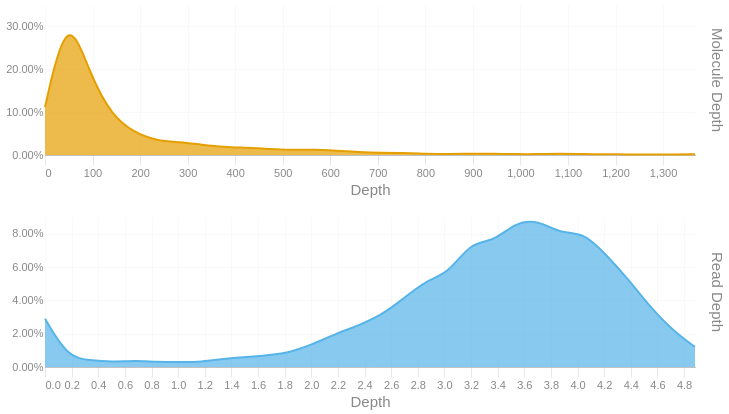

The notebook cell this image was saved under:
### Code cell
readdep = depth_hist(tb['Read Depth'], q99, 3)
readdep = readdep.with_columns(pl.lit('Read Depth').alias('Metric'))
if not SKIPLR:
    moldep = depth_hist(tb['Molecule Depth'], mol_q99, 1)
    moldep = moldep.with_columns(pl.lit('Molecule Depth').alias('Metric'))
    _hist = pl.concat([readdep, moldep])
    _hist = _hist.filter(pl.col('Proportion') != 0)
    with SafeRender(_hist):
        (
            alt.Chart(_hist)        
            .mark_area(interpolate = "basis")
            .encode(
                x=alt.X('Bin:Q').scale(domainMin=0).axis(alt.Axis(title='Depth')),
                y = alt.Y('Proportion:Q', title = None).axis(format = '.2%'),
                color = alt.Color('Metric:N').legend(None),
                row = alt.Row("Metric:N").header(title = None, labelOrient = 'right'),
                tooltip = [
                    alt.Tooltip("Metric:N", title = "Metric"),
                    alt.Tooltip('Interval:N', title = "Depth Interval"),
                    alt.Tooltip('Proportion:Q', title = "% Alignments").format('.2%')
                ]
            )
            .resolve_scale(x='independent', y='independent')
            .properties(
                height = 150, width = 650,
                usermeta={'embedOptions': {'downloadFileName': f'{samplename}.depth.hist'}}
            )
        ).display()
else:
    readdep = readdep.filter(pl.col('Proportion') != 0)
    with SafeRender(readdep):
        (
            alt.Chart(readdep)        
            .mark_area(interpolate = "basis")
            .encode(
                x=alt.X('Bin:Q').scale(domainMin=0).axis(alt.Axis(title='Depth')),
                y = alt.Y('Proportion:Q', title = None).axis(format = '.2%'),
                tooltip = [
                    alt.Tooltip('Interval:N', title = "Depth Interval"),
                    alt.Tooltip('Proportion:Q', title = "% Alignments").format('.2%')
                ]
            )
            .properties(
                usermeta={'embedOptions': {'downloadFileName': f'{samplename}.depth.hist'}}
            )
        ).display()

### Figure 1 — Vega-Lite specification as saved in the notebook (floating-point values rounded to 4 significant figures)
{"width": 650, "height": 150, "config": {"title": {"anchor": "start", "dy": -15, "fontSize": 18, "color": "#888888", "subtitleColor": "#888888", "subtitleFontSize": 14}, "arc": {"fill": "#0072B2"}, "axis": {"domainColor": "#888888", "domainWidth": 0.5, "gridWidth": 0.2, "grid": false, "titleFontWeight": 400, "titleFontSize": 15, "labelFontSize": 11, "labelColor": "#888888", "tickColor": "#888888", "tickWidth": 0.2, "titleColor": "#888888"}, "axisBand": {"grid": false}, "axisX": {"grid": true, "tickSize": 10, "domainCap": "round"}, "axisY": {"domain": false, "grid": true, "tickSize": 0, "domainCap": "round"}, "background": "transparent", "header": {"labelFontSize": 15, "labelColor": "#888888", "titleFontSize": 15, "titleFontWeight": 600, "titleColor": "#888888"}, "legend": {"labelFont": "sans-serif", "labelFontSize": 12, "labelColor": "#888888", "symbolSize": 100, "symbolType": "circle", "titleFontSize": 12, "titlePadding": 10, "titleColor": "#888888", "title": null}, "range": {"category": ["#E69F00", "#56B4E9", "#009E73", "#F0E442", "#0072B2", "#D55E00", "#CC79A7", "#000000"], "diverging": ["#cfe8f3", "#a2d4ec", "#73bfe2", "#46abdb", "#1696d2", "#12719e"]}, "area": {"fill": "#0072B2", "fillOpacity": 0.7, "line": true, "strokeOpacity": 0.7}, "line": {"color": "#0072B2", "stroke": "#0072B2", "strokeWidth": 2}, "trail": {"color": "#0072B2", "stroke": "#0072B2", "strokeWidth": 0, "size": 1}, "point": {"filled": true, "fillOpacity": 1.0, "size": 95}, "text": {"color": "#888888", "fontSize": 11, "align": "right", "fontWeight": 400, "size": 11}, "bar": {"fill": "#0072B2", "stroke": null}, "view": {"stroke": null, "continuousWidth": 660, "continuousHeight": 400}}, "data": {"name": "data-82d14aa25e075515201f00d7c3af29d5"}, "mark": {"type": "area", "interpolate": "basis"}, "encoding": {"color": {"field": "Metric", "legend": null, "type": "nominal"}, "row": {"field": "Metric", "header": {"title": null, "labelOrient": "right"}, "type": "nominal"}, "tooltip": [{"field": "Metric", "title": "Metric", "type": "nominal"}, {"field": "Interval", "title": "Depth Interval", "type": "nominal"}, {"field": "Proportion", "format": ".2%", "title": "% Alignments", "type": "quantitative"}], "x": {"axis": {"title": "Depth"}, "field": "Bin", "scale": {"domainMin": 0}, "type": "quantitative"}, "y": {"axis": {"format": ".2%"}, "field": "Proportion", "title": null, "type": "quantitative"}}, "resolve": {"scale": {"x": "independent", "y": "independent"}}, "usermeta": {"embedOptions": {"downloadFileName": "S6_Waccamaw_1684.depth.hist"}}, "$schema": "https://vega.github.io/schema/vega-lite/v6.1.0.json", "datasets": {"data-82d14aa25e075515201f00d7c3af29d5": [{"Bin": 0.0, "Interval": "0.0-0.168", "Proportion": 0.029, "Metric": "Read Depth"}, {"Bin": 0.168, "Interval": "0.168-0.337", "Proportion": 0.006, "Metric": "Read Depth"}, {"Bin": 0.337, "Interval": "0.337-0.505", "Proportion": 0.004, "Metric": "Read Depth"}, {"Bin": 0.505, "Interval": "0.505-0.673", "Proportion": 0.003, "Metric": "Read Depth"}, {"Bin": 0.673, "Interval": "0.673-0.842", "Proportion": 0.004, "Metric": "Read Depth"}, {"Bin": 0.842, "Interval": "0.842-1.01", "Proportion": 0.003, "Metric": "Read Depth"}, {"Bin": 1.01, "Interval": "1.01-1.178", "Proportion": 0.003, "Metric": "Read Depth"}, {"Bin": 1.178, "Interval": "1.178-1.347", "Proportion": 0.003, "Metric": "Read Depth"}, {"Bin": 1.347, "Interval": "1.347-1.515", "Proportion": 0.005, "Metric": "Read Depth"}, {"Bin": 1.515, "Interval": "1.515-1.683", "Proportion": 0.006, "Metric": "Read Depth"}, {"Bin": 1.683, "Interval": "1.683-1.852", "Proportion": 0.007, "Metric": "Read Depth"}, {"Bin": 1.852, "Interval": "1.852-2.02", "Proportion": 0.009, "Metric": "Read Depth"}, {"Bin": 2.02, "Interval": "2.02-2.188", "Proportion": 0.014, "Metric": "Read Depth"}, {"Bin": 2.188, "Interval": "2.188-2.357", "Proportion": 0.02, "Metric": "Read Depth"}, {"Bin": 2.357, "Interval": "2.357-2.525", "Proportion": 0.025, "Metric": "Read Depth"}, {"Bin": 2.525, "Interval": "2.525-2.693", "Proportion": 0.031, "Metric": "Read Depth"}, {"Bin": 2.693, "Interval": "2.693-2.862", "Proportion": 0.041, "Metric": "Read Depth"}, {"Bin": 2.862, "Interval": "2.862-3.03", "Proportion": 0.052, "Metric": "Read Depth"}, {"Bin": 3.03, "Interval": "3.03-3.198", "Proportion": 0.056, "Metric": "Read Depth"}, {"Bin": 3.198, "Interval": "3.198-3.367", "Proportion": 0.075, "Metric": "Read Depth"}, {"Bin": 3.367, "Interval": "3.367-3.535", "Proportion": 0.075, "Metric": "Read Depth"}, {"Bin": 3.535, "Interval": "3.535-3.703", "Proportion": 0.087, "Metric": "Read Depth"}, {"Bin": 3.703, "Interval": "3.703-3.872", "Proportion": 0.088, "Metric": "Read Depth"}, {"Bin": 3.872, "Interval": "3.872-4.04", "Proportion": 0.08, "Metric": "Read Depth"}, {"Bin": 4.04, "Interval": "4.04-4.208", "Proportion": 0.081, "Metric": "Read Depth"}, {"Bin": 4.208, "Interval": "4.208-4.377", "Proportion": 0.068, "Metric": "Read Depth"}, {"Bin": 4.377, "Interval": "4.377-4.545", "Proportion": 0.053, "Metric": "Read Depth"}, {"Bin": 4.545, "Interval": "4.545-4.713", "Proportion": 0.036, "Metric": "Read Depth"}, {"Bin": 4.713, "Interval": "4.713-4.882", "Proportion": 0.022, "Metric": "Read Depth"}, {"Bin": 4.882, "Interval": "4.882-5.05", "Proportion": 0.012, "Metric": "Read Depth"}, {"Bin": 0.0, "Interval": "0.0-47.1", "Proportion": 0.112, "Metric": "Molecule Depth"}, {"Bin": 47.1, "Interval": "47.1-94.3", "Proportion": 0.341, "Metric": "Molecule Depth"}, {"Bin": 94.3, "Interval": "94.3-141.4", "Proportion": 0.188, "Metric": "Molecule Depth"}, {"Bin": 141.4, "Interval": "141.4-188.6", "Proportion": 0.09, "Metric": "Molecule Depth"}, {"Bin": 188.6, "Interval": "188.6-235.7", "Proportion": 0.052, "Metric": "Molecule Depth"}, {"Bin": 235.7, "Interval": "235.7-282.9", "Proportion": 0.033, "Metric": "Molecule Depth"}, {"Bin": 282.9, "Interval": "282.9-330.0", "Proportion": 0.03, "Metric": "Molecule Depth"}, {"Bin": 330.0, "Interval": "330.0-377.1", "Proportion": 0.024, "Metric": "Molecule Depth"}, {"Bin": 377.1, "Interval": "377.1-424.3", "Proportion": 0.019, "Metric": "Molecule Depth"}, {"Bin": 424.3, "Interval": "424.3-471.4", "Proportion": 0.017, "Metric": "Molecule Depth"}, {"Bin": 471.4, "Interval": "471.4-518.6", "Proportion": 0.014, "Metric": "Molecule Depth"}, {"Bin": 518.6, "Interval": "518.6-565.7", "Proportion": 0.012, "Metric": "Molecule Depth"}, {"Bin": 565.7, "Interval": "565.7-612.9", "Proportion": 0.013, "Metric": "Molecule Depth"}, {"Bin": 612.9, "Interval": "612.9-660.0", "Proportion": 0.01, "Metric": "Molecule Depth"}, {"Bin": 660.0, "Interval": "660.0-707.2", "Proportion": 0.007, "Metric": "Molecule Depth"}, {"Bin": 707.2, "Interval": "707.2-754.3", "Proportion": 0.005, "Metric": "Molecule Depth"}, {"Bin": 754.3, "Interval": "754.3-801.4", "Proportion": 0.005, "Metric": "Molecule Depth"}, {"Bin": 801.4, "Interval": "801.4-848.6", "Proportion": 0.003, "Metric": "Molecule Depth"}, {"Bin": 848.6, "Interval": "848.6-895.7", "Proportion": 0.002, "Metric": "Molecule Depth"}, {"Bin": 895.7, "Interval": "895.7-942.9", "Proportion": 0.003, "Metric": "Molecule Depth"}, {"Bin": 942.9, "Interval": "942.9-990.0", "Proportion": 0.003, "Metric": "Molecule Depth"}, {"Bin": 990.0, "Interval": "990.0-1037.2", "Proportion": 0.002, "Metric": "Molecule Depth"}, {"Bin": 1037.0, "Interval": "1037.2-1084.3", "Proportion": 0.002, "Metric": "Molecule Depth"}, {"Bin": 1084.0, "Interval": "1084.3-1131.4", "Proportion": 0.003, "Metric": "Molecule Depth"}, {"Bin": 1131.0, "Interval": "1131.4-1178.6", "Proportion": 0.002, "Metric": "Molecule Depth"}, {"Bin": 1179.0, "Interval": "1178.6-1225.7", "Proportion": 0.002, "Metric": "Molecule Depth"}, {"Bin": 1226.0, "Interval": "1225.7-1272.9", "Proportion": 0.001, "Metric": "Molecule Depth"}, {"Bin": 1273.0, "Interval": "1272.9-1320.0", "Proportion": 0.001, "Metric": "Molecule Depth"}, {"Bin": 1320.0, "Interval": "1320.0-1367.2", "Proportion": 0.001, "Metric": "Molecule Depth"}, {"Bin": 1367.0, "Interval": "1367.2-1414.3", "Proportion": 0.002, "Metric": "Molecule Depth"}]}}
